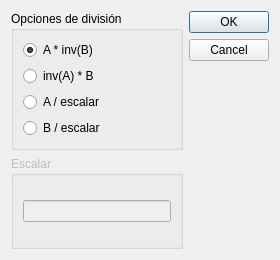
<?xml version="1.0" encoding="UTF-8"?>
<ui version="4.0">
 <class>Divi_diag</class>
 <widget class="QDialog" name="Divi_diag">
  <property name="geometry">
   <rect>
    <x>0</x>
    <y>0</y>
    <width>280</width>
    <height>260</height>
   </rect>
  </property>
  <property name="minimumSize">
   <size>
    <width>280</width>
    <height>260</height>
   </size>
  </property>
  <property name="maximumSize">
   <size>
    <width>280</width>
    <height>260</height>
   </size>
  </property>
  <property name="windowTitle">
   <string>Dialog</string>
  </property>
  <layout class="QGridLayout" name="gridLayout_2">
   <item row="0" column="0">
    <layout class="QHBoxLayout" name="horizontalLayout">
     <item>
      <layout class="QVBoxLayout" name="verticalLayout_2">
       <item>
        <widget class="QGroupBox" name="groupBox">
         <property name="title">
          <string>Opciones de división</string>
         </property>
         <layout class="QVBoxLayout" name="verticalLayout">
          <item>
           <widget class="QRadioButton" name="rdb_AB">
            <property name="text">
             <string>A * inv(B)</string>
            </property>
            <property name="checked">
             <bool>true</bool>
            </property>
           </widget>
          </item>
          <item>
           <widget class="QRadioButton" name="rdb_BA">
            <property name="text">
             <string>inv(A) * B</string>
            </property>
           </widget>
          </item>
          <item>
           <widget class="QRadioButton" name="rdb_Ae">
            <property name="text">
             <string>A / escalar</string>
            </property>
           </widget>
          </item>
          <item>
           <widget class="QRadioButton" name="rdb_Be">
            <property name="text">
             <string>B / escalar</string>
            </property>
           </widget>
          </item>
         </layout>
        </widget>
       </item>
       <item>
        <widget class="QGroupBox" name="gb_Escalar">
         <property name="enabled">
          <bool>false</bool>
         </property>
         <property name="title">
          <string>Escalar</string>
         </property>
         <property name="flat">
          <bool>false</bool>
         </property>
         <layout class="QGridLayout" name="gridLayout">
          <item row="0" column="0">
           <widget class="QLineEdit" name="txt_Escalar">
            <property name="inputMethodHints">
             <set>Qt::ImhDigitsOnly</set>
            </property>
           </widget>
          </item>
         </layout>
        </widget>
       </item>
      </layout>
     </item>
     <item>
      <widget class="QDialogButtonBox" name="buttonBox">
       <property name="orientation">
        <enum>Qt::Vertical</enum>
       </property>
       <property name="standardButtons">
        <set>QDialogButtonBox::Cancel|QDialogButtonBox::Ok</set>
       </property>
      </widget>
     </item>
    </layout>
   </item>
  </layout>
 </widget>
 <resources/>
 <connections>
  <connection>
   <sender>buttonBox</sender>
   <signal>accepted()</signal>
   <receiver>Divi_diag</receiver>
   <slot>accept()</slot>
   <hints>
    <hint type="sourcelabel">
     <x>248</x>
     <y>254</y>
    </hint>
    <hint type="destinationlabel">
     <x>157</x>
     <y>274</y>
    </hint>
   </hints>
  </connection>
  <connection>
   <sender>buttonBox</sender>
   <signal>rejected()</signal>
   <receiver>Divi_diag</receiver>
   <slot>reject()</slot>
   <hints>
    <hint type="sourcelabel">
     <x>316</x>
     <y>260</y>
    </hint>
    <hint type="destinationlabel">
     <x>286</x>
     <y>274</y>
    </hint>
   </hints>
  </connection>
 </connections>
</ui>
